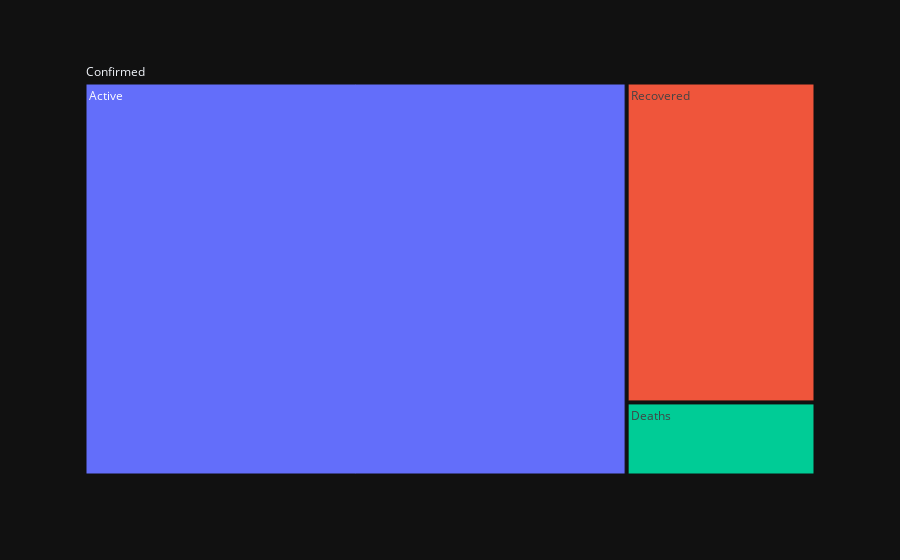

Notebook source saved alongside this figure:
### Code cell
fig = px.treemap(world_cases, path=['path0', 'status'], values='count', template='plotly_dark' )
#po.iplot(fig)

fig.show()

### Figure 1 — Plotly figure (JSON) as saved in the notebook; plotly's stock layout.template omitted (floating-point values rounded to 4 significant figures)
{"data": [{"branchvalues": "total", "domain": {"x": [0, 1], "y": [0, 1]}, "hoverlabel": {"namelength": 0}, "hovertemplate": "labels=%{label}<br>count=%{value}<br>parent=%{parent}<br>id=%{id}", "ids": ["Confirmed/Active", "Confirmed/Deaths", "Confirmed/Recovered", "Confirmed"], "labels": ["Active", "Deaths", "Recovered", "Confirmed"], "name": "", "parents": ["Confirmed", "Confirmed", "Confirmed", ""], "type": "treemap", "values": [580217, 37582, 164566, 782365]}], "layout": {"legend": {"tracegroupgap": 0}, "margin": {"t": 60}}}
